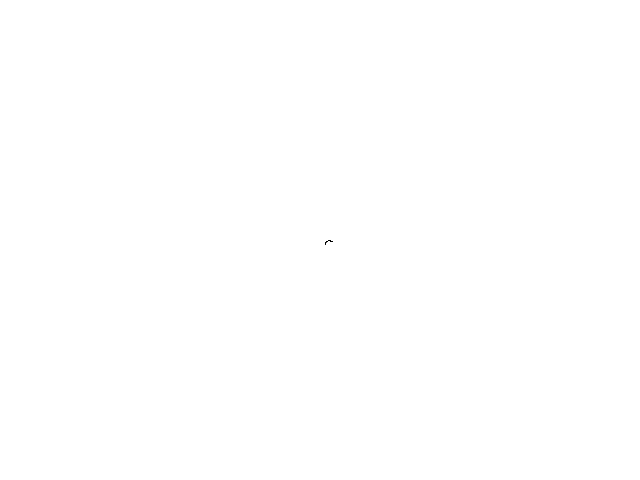
Frame 1 (no input)
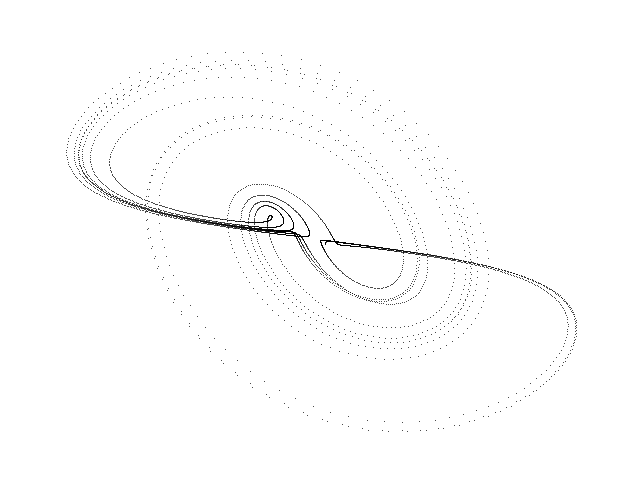
Frame 60 (the mouse pressed at the canvas centre just before this capture)
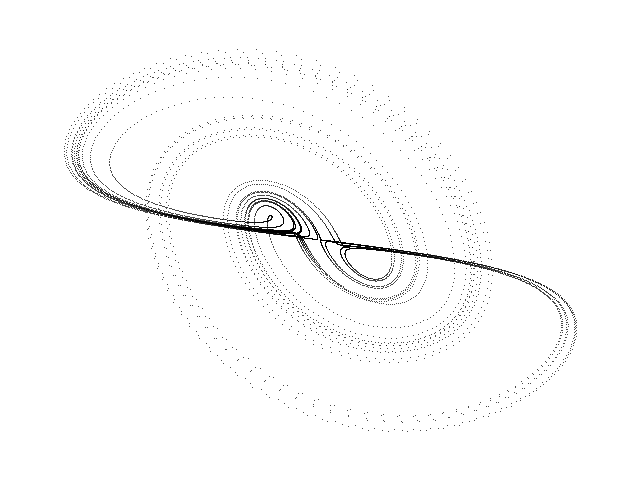
Frame 120 (the mouse held since frame 60 and released just before this capture)

The Processing sketch that drew these frames (run headless with seeded random() and noise(); from frame 60 on, the mouse is pressed at the canvas centre):

// Processing sketch: New_Chaos
// ── New_Chaos.pde
// New chaotic attractor //

  float x = 0.1;
  float y = 0.1;
  float z = 0.1;
  float dt = 0.005;
  float a = 2.0;
  float b = 8.0;
  float c = 2.9;
  float k = 4.0;


void setup() {
  
  size(640, 480);
  background(255);
  
}

void draw() {
  
  for (int i=0; i<100; i++) {
    
    float nx = x;
    float ny = y;
    float nz = z;
        
    x = nx + dt * (a * nx - 2.0 * ny * nz);
    y = ny + dt * (- b * ny + 2.0 * nx * nz);
    z = nz + dt * (- c * nz + nx * ny * nz + k / 2.0);
  
    point(320 + (50 * x), 240 + (45 * y));
        
  }

}
